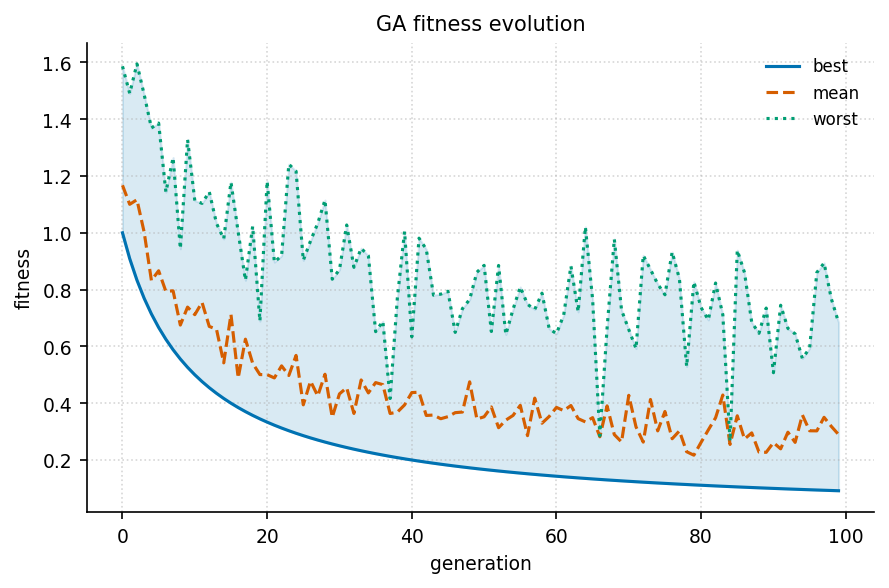

This chart was generated by the following Python code:
"""ga_evolution: 遗传算法适应度演化（最佳/平均/最差）."""
import sys, os; sys.path.insert(0, os.path.join(os.path.dirname(os.path.abspath(__file__)), '..', '..', '_utils', 'python'))
import numpy as np
import matplotlib.pyplot as plt
from theme import apply_theme
from palette import cycle

def make_figure(title='GA fitness evolution'):
    apply_theme()
    n_gen = 100; rng = np.random.default_rng(4)
    best = 1.0 / (1 + 0.1*np.arange(n_gen))
    avg = best + 0.2 + 0.05*rng.standard_normal(n_gen)
    worst = best + 0.6 + 0.15*rng.standard_normal(n_gen)
    fig, ax = plt.subplots()
    ax.fill_between(range(n_gen), best, worst, color=cycle(0), alpha=0.15)
    ax.plot(best,  color=cycle(0), label='best')
    ax.plot(avg,   color=cycle(1), label='mean', linestyle='--')
    ax.plot(worst, color=cycle(2), label='worst', linestyle=':')
    ax.set_xlabel('generation'); ax.set_ylabel('fitness'); ax.set_title(title)
    ax.legend(); ax.grid(True, linestyle=':', alpha=0.5)
    fig.tight_layout(); return fig

if __name__ == '__main__':
    fig = make_figure(); fig.savefig(__file__.replace('.py', '.png'), dpi=150)
